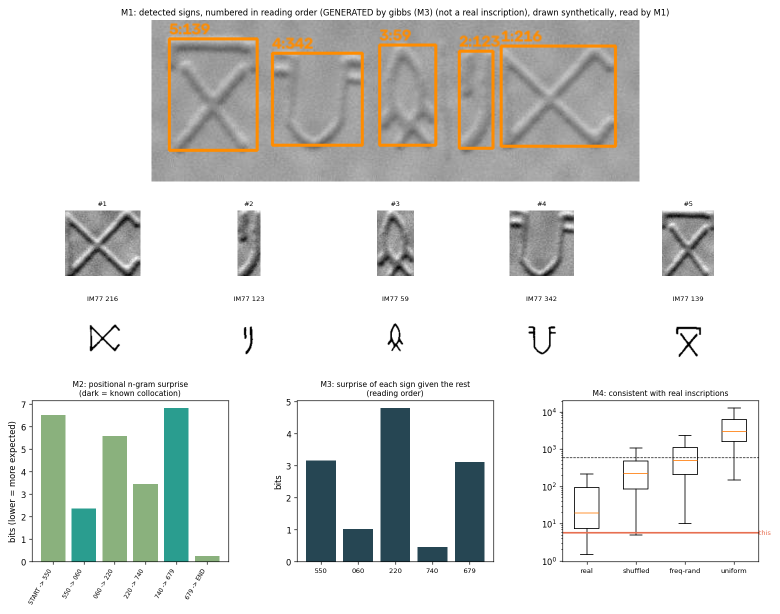
#> input picture reports/engine/generated_examples/gen_000/panels.png, 1560 x 1228 px (shown at 1/2 size)
$ python -i preprocess.py   (imports and definitions only)
#> lines starting #> are read from the running program, lines starting #| are printed output that depends on the picture; after the words box and inside, x2 and y2 are one past the last pixel; in counts of white or black regions, pixels touching at a corner belong together
#> further down, picture is the input picture: shape (1228, 1560, 3); mean B, G, R 221.6, 224.3, 223.2
"""Milestone 1 - STEP 2/3: preprocessing + augmentation.

Preprocess: grayscale -> Otsu threshold -> resize to IMAGE_SIZE -> normalize.
This is the 'digitization' step; errors introduced here propagate downstream,
so keep it deterministic and inspectable.

Augment: rotations, blur, erosion/dilation, mild scale/shift to simulate worn
seals and expand the small dataset. Requires albumentations + opencv.
"""
from __future__ import annotations
import numpy as np
import cv2

from config import IMAGE_SIZE


def preprocess(img_bgr: np.ndarray) -> np.ndarray:
    """BGR/gray uint8 image -> clean IMAGE_SIZE x IMAGE_SIZE float32 in [0,1].

    Sign becomes black-on-white via Otsu thresholding, then resized square.
    """
    if img_bgr.ndim == 3:
        gray = cv2.cvtColor(img_bgr, cv2.COLOR_BGR2GRAY)
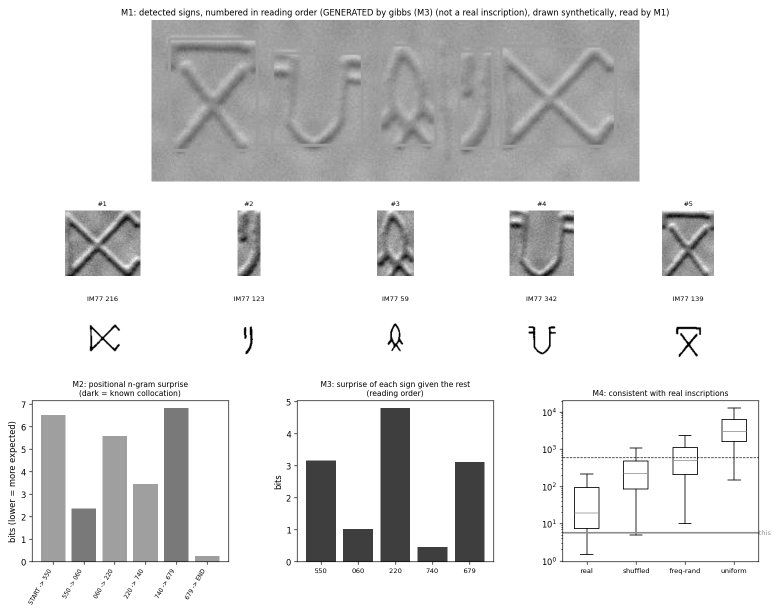
#> gray: shape (1228, 1560) (shown at 1/2 size); min 0, max 255, mean 223.6
    else:
        gray = img_bgr
    # Otsu picks the threshold automatically; THRESH_BINARY keeps ink dark on light
    _, binar = cv2.threshold(gray, 0, 255, cv2.THRESH_BINARY + cv2.THRESH_OTSU)
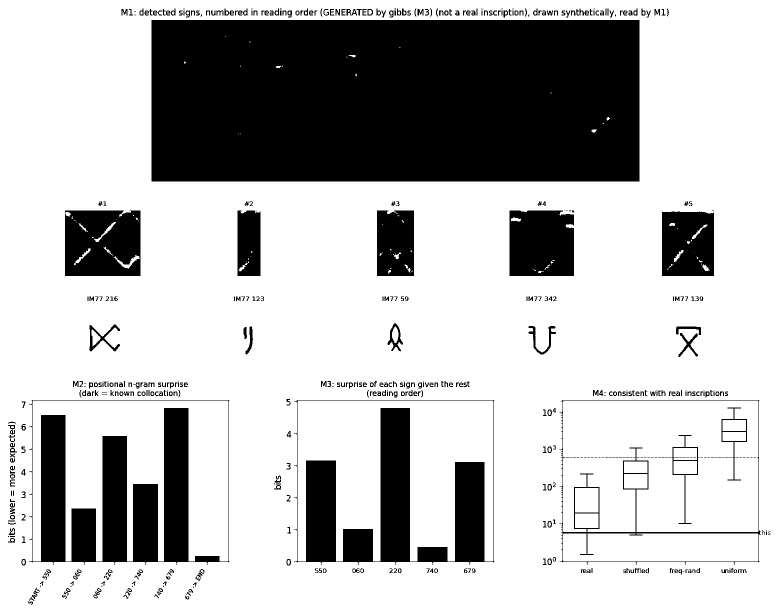
#> binar: shape (1228, 1560) (shown at 1/2 size); 73.3% white; 527 black regions (126 under 20 px), largest, box (x1, y1, x2, y2) and area: (303, 40, 1279, 363) 315040, (58, 800, 459, 1130) 56734, (588, 800, 989, 1130) 49142
    resized = cv2.resize(binar, (IMAGE_SIZE, IMAGE_SIZE), interpolation=cv2.INTER_AREA)
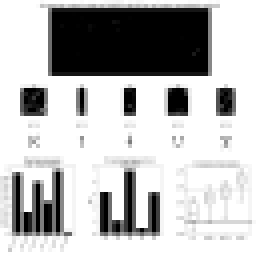
#> resized: shape (64, 64) (shown 4 times larger); min 0, max 255, mean 187
    return resized.astype(np.float32) / 255.0


def build_train_augment():
    """Return an albumentations pipeline for TRAINING crops (call .astype(uint8) first)."""
    import albumentations as A
    return A.Compose([
        A.Rotate(limit=12, border_mode=cv2.BORDER_CONSTANT, value=255, p=0.7),
        A.RandomScale(scale_limit=0.1, p=0.5),
        A.ShiftScaleRotate(shift_limit=0.06, scale_limit=0.0, rotate_limit=0,
                           border_mode=cv2.BORDER_CONSTANT, value=255, p=0.5),
        A.GaussianBlur(blur_limit=(3, 5), p=0.3),
        A.OneOf([A.Morphological(scale=(1, 2), operation="erosion"),
                 A.Morphological(scale=(1, 2), operation="dilation")], p=0.4),
        A.Resize(IMAGE_SIZE, IMAGE_SIZE),
    ])


# [5 lines not run here, left out]

>>> import cv2
>>> picture = cv2.imread('../../reports/engine/generated_examples/gen_000/panels.png')
>>> result = preprocess(picture)
